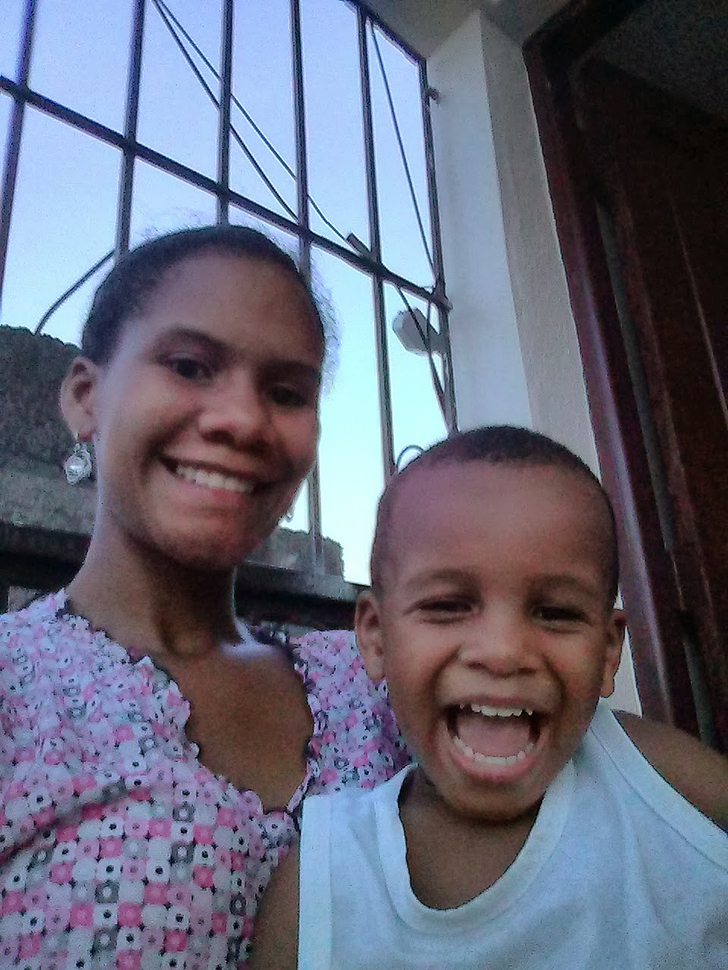
#> input picture imagenes mejoradas/IMG_20131012_182040_base_photoshop.png, 728 x 970 px, shrunk from 1024 x 1365 before the run
$ python medir.py '../../imagenes mejoradas'
#> lines starting #> are read from the running program, lines starting #| are printed output that depends on the picture
"""
E0 — ¿Existe margen real en las imágenes de clientes?

Ver METODO.md §3 (E0) y §4 (Fase A, Fase B) para la especificación completa.

Uso:
    python medir.py corpus/ --salida resultados.csv
"""
from __future__ import annotations

import argparse
import csv
import sys
from dataclasses import dataclass, asdict
from pathlib import Path

import numpy as np
from PIL import Image

EXTENSIONES_VALIDAS = {".jpg", ".jpeg", ".png", ".tif", ".tiff", ".bmp", ".webp"}

# Umbrales del criterio verde de E0 (METODO.md §3)
S_LIBRE_MINIMO = 1.4
FRACCION_VERDE_MINIMA = 0.60


@dataclass
class MedicionE0:
    archivo: str
    f_eff_sobre_f_n: float
    tipo_corte: str
    s_libre: float | None  # solo tiene sentido si tipo_corte == "suave"


def srgb_a_lineal(canal: np.ndarray) -> np.ndarray:
    """Deshace la codificación gamma sRGB. Necesario porque el espectro de
    una imagen en gamma mezcla frecuencias que no están ahí (CLAUDE.md)."""
    a = 0.055
    lin = np.where(canal <= 0.04045, canal / 12.92, ((canal + a) / (1 + a)) ** 2.4)
    return lin.astype(np.float32)


def cargar_gris_lineal(ruta: Path) -> np.ndarray:
    try:
        img = Image.open(ruta).convert("L")
    except Exception as e:
        raise ValueError(f"no se pudo leer la imagen: {ruta} ({e})") from e
    arr = np.asarray(img, dtype=np.float32) / 255.0
    return srgb_a_lineal(arr)


def espectro_radial(img: np.ndarray) -> tuple[np.ndarray, np.ndarray]:
    """Espectro de potencia promediado radialmente.

    Devuelve (freqs, potencia) con freqs normalizada en [0, 1], donde
    1.0 == frecuencia de Nyquist del eje corto de la imagen.
    """
    h, w = img.shape
    f = np.fft.fftshift(np.fft.fft2(img))
    potencia = np.abs(f) ** 2

    cy, cx = h // 2, w // 2
    y, x = np.indices((h, w))
    r = np.sqrt((x - cx) ** 2 + (y - cy) ** 2).astype(np.int64)
    r_nyquist = min(cx, cy)

    suma = np.bincount(r.ravel(), potencia.ravel())
    cuenta = np.bincount(r.ravel())
    perfil = suma[: r_nyquist + 1] / np.maximum(cuenta[: r_nyquist + 1], 1)
    freqs = np.arange(len(perfil)) / r_nyquist
    return freqs, perfil


def _db(potencia: np.ndarray) -> np.ndarray:
    return 10.0 * np.log10(potencia + 1e-12)


def _suavizar(dB: np.ndarray, ventana: int) -> np.ndarray:
    ventana = max(3, ventana | 1)  # impar, mínimo 3
    kernel = np.ones(ventana) / ventana
    # padding por repetición de borde: con mode="same" el cero implícito en
    # los extremos simula una caída falsa en f=0 que no existe en la señal.
    relleno = ventana // 2
    dB_relleno = np.pad(dB, relleno, mode="edge")
    return np.convolve(dB_relleno, kernel, mode="valid")


BANDA_REFERENCIA = (0.05, 0.25)
UMBRAL_DEPARTURE_DB = -3.0  # cuánto debe caer bajo la tendencia natural para contar como "corte extra"
UMBRAL_PISO_DB = 3.0  # margen sobre el piso medido para decir "llegó al piso"
ANCHO_SUAVE_MIN = 0.12
ANCHO_MURO_MAX = 0.04


def _tendencia_natural(freqs: np.ndarray, dB: np.ndarray, banda=BANDA_REFERENCIA) -> np.ndarray:
    """Ajusta dB ~ a + b·log10(f) en una banda de referencia de baja
    frecuencia, asumida libre de cualquier corte adicional — solo la caída
    ~1/f^n que tiene CUALQUIER imagen natural. Devuelve esa tendencia
    extrapolada a todo el rango de frecuencias.

    Sin esto, comparar niveles absolutos de dB confunde la caída natural
    (que por sí sola ya abarca casi todo el rango DC→Nyquist) con un corte
    adicional real: toda imagen "parece" tener una transición ancha si el
    punto de referencia es el nivel en continua (ver avance-1.1.md)."""
    mask = (freqs >= banda[0]) & (freqs <= banda[1])
    if mask.sum() < 5:
        mask = freqs > 0
    logf_banda = np.log10(freqs[mask])
    b, a = np.polyfit(logf_banda, dB[mask], 1)
    freqs_seguras = np.where(freqs > 0, freqs, freqs[freqs > 0].min())
    return a + b * np.log10(freqs_seguras)


def clasificar_corte(freqs: np.ndarray, potencia: np.ndarray) -> tuple[float, str]:
    """Clasifica la forma del corte espectral (METODO.md §3, tabla E0).

    Devuelve (f_eff / f_N, tipo) con tipo en {"suave", "muro", "plegado"}.
    """
    dB = _db(potencia)
    dB_suave = _suavizar(dB, ventana=max(3, len(dB) // 40))
    tendencia = _tendencia_natural(freqs, dB_suave)
    residuo = dB_suave - tendencia  # ~0 mientras sigue la caída natural

    alta = (freqs >= 0.85) & (freqs <= 1.0)
    piso_dB = np.median(dB_suave[alta]) if alta.any() else dB_suave[-1]

    zona = np.where(freqs > BANDA_REFERENCIA[1])[0]
    if len(zona) == 0:
        zona = np.arange(len(freqs))

    en_piso = dB_suave[zona] <= piso_dB + UMBRAL_PISO_DB
    idx_piso = zona[np.argmax(en_piso)] if en_piso.any() else zona[-1]
    f_eff = freqs[idx_piso]

    se_aparta = residuo[zona] <= UMBRAL_DEPARTURE_DB
    if se_aparta.any():
        idx_departure = zona[np.argmax(se_aparta)]
        f_departure = freqs[idx_departure]
        ancho_transicion = f_eff - f_departure
        if ancho_transicion >= ANCHO_SUAVE_MIN:
            tipo = "suave"
        elif ancho_transicion <= ANCHO_MURO_MAX:
            tipo = "muro"
        else:
            tipo = "ambiguo"
    else:
        # nunca se aparta de su propia tendencia natural antes de llegar al
        # piso: no hay corte adicional detectable, solo la caída natural.
        tipo = "suave"

    # Energía plegada: repunte cerca de Nyquist por encima del mínimo previo.
    # Se evalúa aparte porque es una firma distinta (no monótona), no un
    # caso más de ancho de transición.
    zona_borde = freqs >= 0.95
    zona_previa = (freqs >= 0.70) & (freqs < 0.95)
    if zona_borde.any() and zona_previa.any():
        if np.max(dB_suave[zona_borde]) > np.min(dB_suave[zona_previa]) + 2.0:
            tipo = "plegado"

    return float(f_eff), tipo


def medir_imagen(ruta: Path) -> MedicionE0:
    img = cargar_gris_lineal(ruta)
#> in cargar_gris_lineal, `img = Image.open(ruta).convert("L")`:
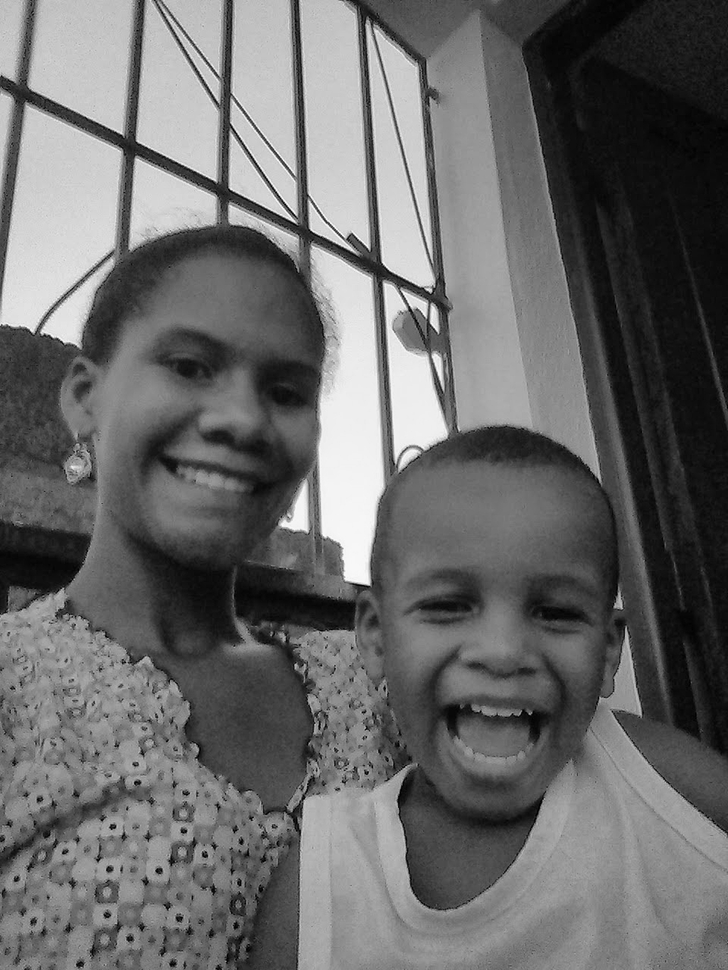
#> img: PIL image 728x970 L; min 0, max 254, mean 105.4
#> in srgb_a_lineal, `lin = np.where(canal <= 0.04045, canal / 12.92, ((canal + a) / (1 + a)..`:
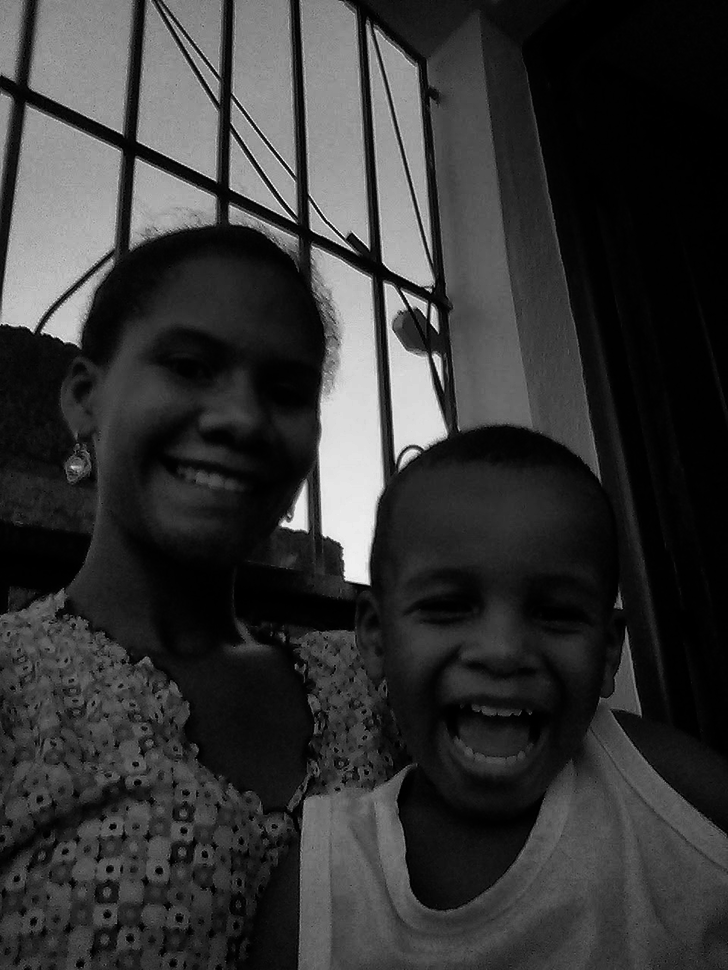
#> lin: shape (970, 728) float32; min 0, max 0.991, mean 0.209
    freqs, potencia = espectro_radial(img)
#> in espectro_radial, `suma = np.bincount(r.ravel(), potencia.ravel())`: suma = 607 values, max 2.18e+10 at index 0, min 0.726 at index 606, mean 75869903.6
#> in espectro_radial, `perfil = suma[: r_nyquist + 1] / np.maximum(cuenta[: r_nyquist + 1], 1)`: perfil = 365 values, max 2.18e+10 at index 0, min 307.9 at index 363, mean 63510256.7
#> in espectro_radial, `freqs = np.arange(len(perfil)) / r_nyquist`: freqs = 365 values from 0 to 1
    f_eff_norm, tipo = clasificar_corte(freqs, potencia)
    s_libre = (1.0 / f_eff_norm) if (tipo == "suave" and f_eff_norm > 0) else None
    return MedicionE0(str(ruta.name), f_eff_norm, tipo, s_libre)


def medir_corpus(directorio: Path) -> list[MedicionE0]:
    archivos = sorted(p for p in directorio.iterdir() if p.suffix.lower() in EXTENSIONES_VALIDAS)
    resultados = []
    for archivo in archivos:
        try:
            resultados.append(medir_imagen(archivo))
#> in medir_imagen, `freqs, potencia = espectro_radial(img)`: potencia has the same summary as perfil in espectro_radial
#> in clasificar_corte, `dB = _db(potencia)`: dB = 365 values, max 103.4 at index 0, min 24.88 at index 363, mean 37.33
#> in _suavizar, `dB_relleno = np.pad(dB, relleno, mode="edge")`: dB_relleno = 373 values, max 103.4 at index 0, min 24.88 at index 367, mean 37.91
#> in clasificar_corte, `dB_suave = _suavizar(dB, ventana=max(3, len(dB) // 40))`: dB_suave = 365 values, max 94.2 at index 0, min 25.05 at index 364, mean 37.36
#> in _tendencia_natural, `logf_banda = np.log10(freqs[mask])`: logf_banda = 73 values from -1.28 to -0.602
#> in _tendencia_natural, `b, a = np.polyfit(logf_banda, dB[mask], 1)`: b = -30.64; a = 23.49
#> in _tendencia_natural, `freqs_seguras = np.where(freqs > 0, freqs, freqs[freqs > 0].min())`: freqs_seguras = 365 values from 0.00275 to 1
#> in clasificar_corte, `tendencia = _tendencia_natural(freqs, dB_suave)`: tendencia = 365 values, max 102 at index 0, min 23.49 at index 364, mean 36.83
#> in clasificar_corte, `residuo = dB_suave - tendencia`: residuo = 365 values, max 1.83 at index 346, min -10.99 at index 1, mean 0.526
#> in clasificar_corte, `piso_dB = np.median(dB_suave[alta]) if alta.any() else dB_suave[-1]`: piso_dB = 26.22
#> in clasificar_corte, `zona = np.where(freqs > BANDA_REFERENCIA[1])[0]`: zona = 273 values from 92 to 364
#> in clasificar_corte, `idx_piso = zona[np.argmax(en_piso)] if en_piso.any() else zona[-1]`: idx_piso = 261
#> in clasificar_corte, `f_eff = freqs[idx_piso]`: f_eff = 0.717
#> in medir_imagen, `f_eff_norm, tipo = clasificar_corte(freqs, potencia)`: tipo = 'suave'
#> in medir_imagen, `s_libre = (1.0 / f_eff_norm) if (tipo == "suave" and f_eff_norm > 0) e..`: s_libre = 1.39
        except ValueError as e:
            print(f"  [omitida] {e}", file=sys.stderr)
#> pass 2 of the loop in medir_corpus, `for archivo in archivos:`:
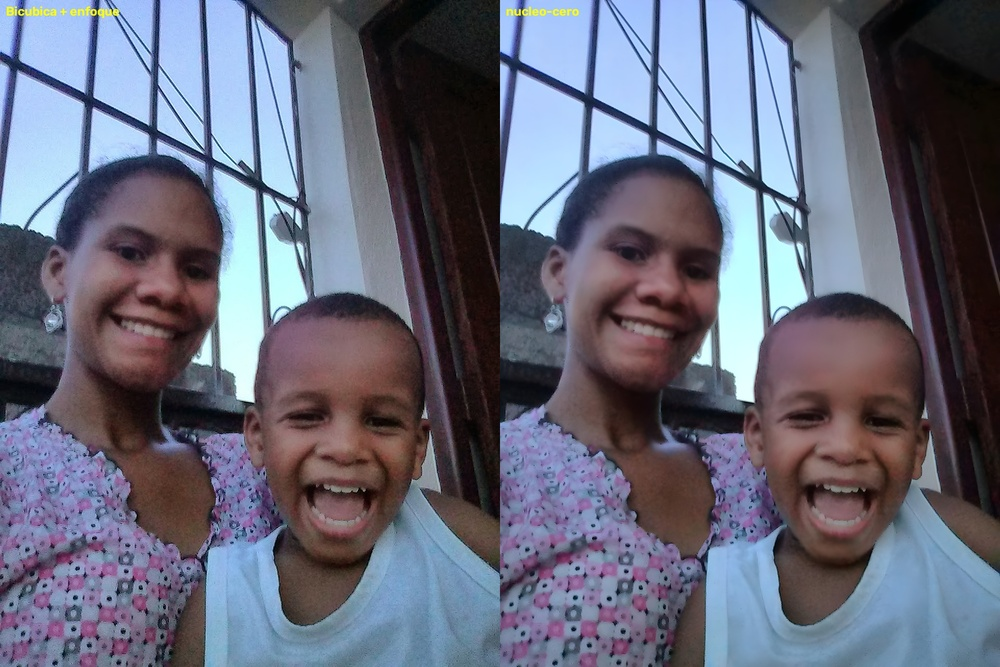
#> input picture imagenes mejoradas/IMG_20131012_182040_comparacion.jpg, 1000 x 667 px, shrunk from 2048 x 1365 before the run
#> in cargar_gris_lineal (call 2), `img = Image.open(ruta).convert("L")`:
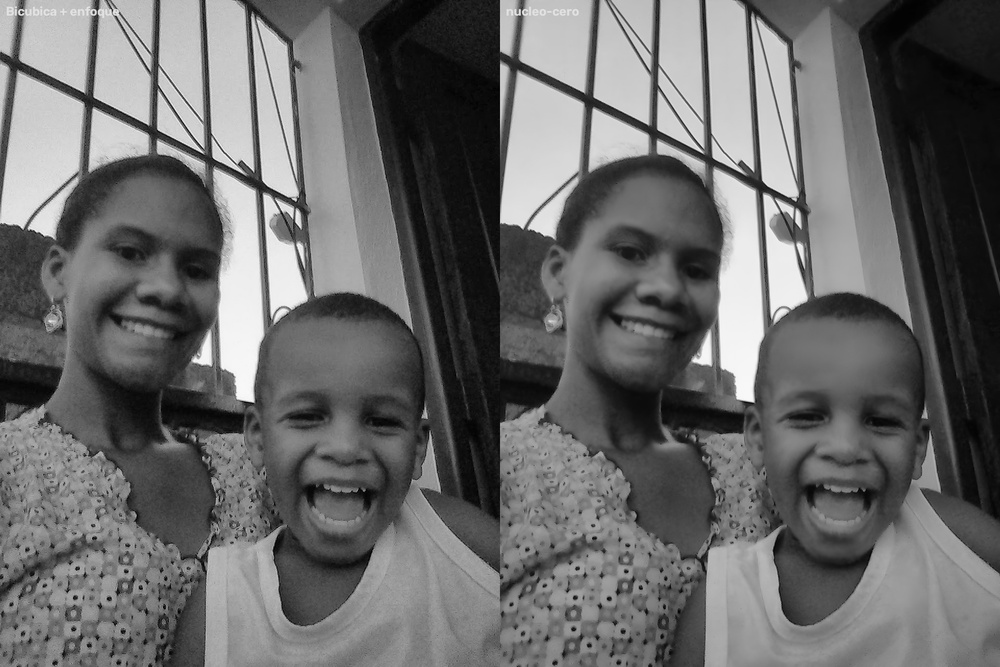
#> img: PIL image 1000x667 L; min 0, max 250, mean 105.6
#> arr: shape (667, 1000) float32
#> in srgb_a_lineal (call 2), `lin = np.where(canal <= 0.04045, canal / 12.92, ((canal + a) / (1 + a)..`:
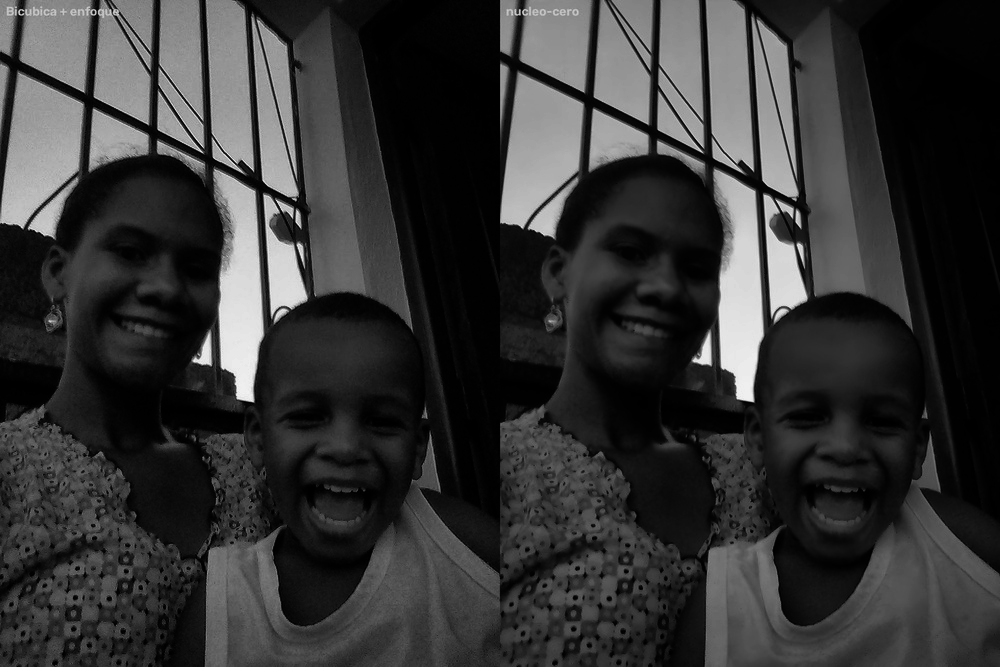
#> lin: shape (667, 1000) float32; min 0, max 0.956, mean 0.209
    return resultados


def veredicto(mediciones: list[MedicionE0]) -> tuple[float, bool]:
    if not mediciones:
        return 0.0, False
    ok = sum(1 for m in mediciones if m.tipo_corte == "suave" and (m.s_libre or 0) >= S_LIBRE_MINIMO)
    fraccion = ok / len(mediciones)
    return fraccion, fraccion >= FRACCION_VERDE_MINIMA


def main() -> None:
    ap = argparse.ArgumentParser(description=__doc__)
    ap.add_argument("corpus", type=Path, help="directorio con las imágenes del corpus")
    ap.add_argument("--salida", type=Path, default=Path("resultados_e0.csv"))
    args = ap.parse_args()

    mediciones = medir_corpus(args.corpus)
#> mediciones = 2 items
    if not mediciones:
        print(f"No se encontraron imágenes válidas en {args.corpus}", file=sys.stderr)
        sys.exit(1)

    with open(args.salida, "w", newline="") as f:
        w = csv.DictWriter(f, fieldnames=list(asdict(mediciones[0]).keys()))
        w.writeheader()
        for m in mediciones:
            w.writerow(asdict(m))
#> this loop made 2 passes

    fraccion, es_verde = veredicto(mediciones)
#> in veredicto, `ok = sum(1 for m in mediciones if m.tipo_corte == "suave" and (m.s_lib..`: ok = 0
#> fraccion = 0; es_verde = False
    print(f"\n{len(mediciones)} imágenes medidas. Resultados en {args.salida}")
#| 2 imágenes medidas. Resultados en resultados_e0.csv
    print(f"Fracción con corte suave y s_libre >= {S_LIBRE_MINIMO}: {fraccion:.0%}")
#| Fracción con corte suave y s_libre >= 1.4: 0%
    print("VEREDICTO:", "🟢 VERDE" if es_verde else "🔴 ROJO", f"(umbral: {FRACCION_VERDE_MINIMA:.0%})")
#| VEREDICTO: 🔴 ROJO (umbral: 60%)


if __name__ == "__main__":
    main()
